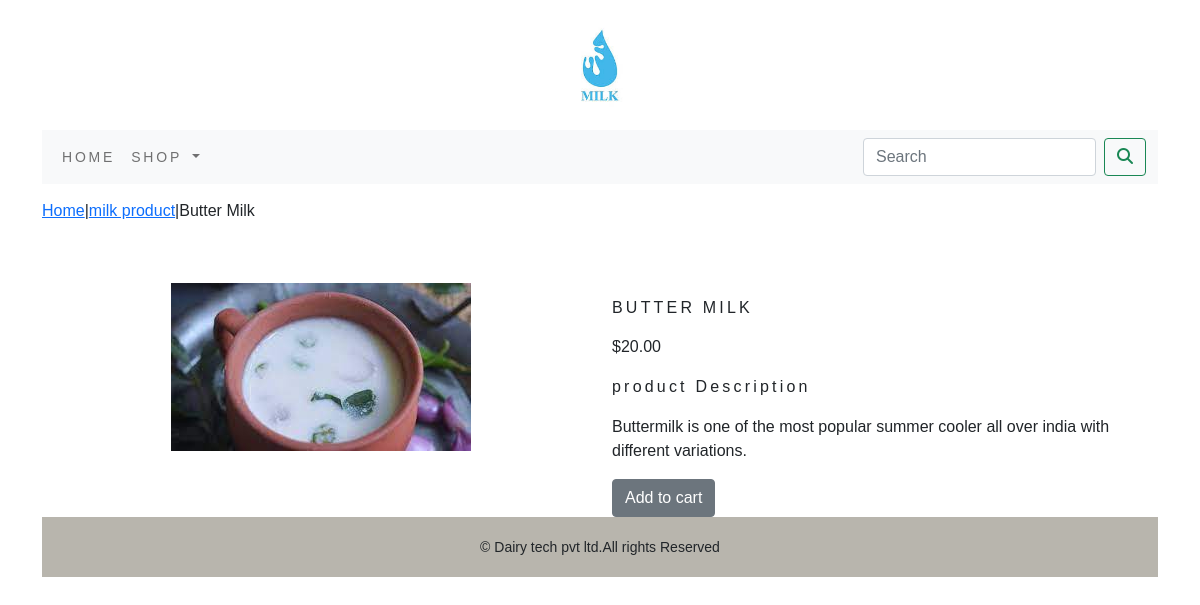
The app's page /shopapp/milk-product/butter-milk/ with its own data.
### shopapp/models.py (models this page shows, shortened)
class Product(models.Model):
    name=models.CharField(max_length=250,unique=True)
    slug=models.SlugField(max_length=250,unique=True)
    description=models.TextField(blank=True)
    price=models.DecimalField(max_digits=10,decimal_places=2)
    category=models.ForeignKey(Category,on_delete=models.CASCADE)
    image=models.ImageField(upload_to='product',blank=True)
    stock=models.IntegerField()
    available=models.BooleanField(default=True)
    created=models.DateTimeField(auto_now_add=True)
    updated=models.DateTimeField(auto_now=True)
    class Meta:
        ordering=('name',)
        verbose_name='product'
        verbose_name_plural = 'products'

class Category(models.Model):
    name=models.CharField(max_length=250,unique=True)
    slug=models.SlugField(max_length=250,unique=True)
    description=models.TextField(blank=True)
    image=models.ImageField(upload_to='category',blank=True)
    class Meta:
        ordering=('name',)
        verbose_name='category'
        verbose_name_plural = 'categories'
    def get_url(self):
        return reverse('shopapp:product_by_category',args=[self.slug])
    def __str__(self):
        return '{}'. format(self.name)

### shopapp/views.py (the view)
# urls.py: path('<slug:c_slug>/<slug:product_slug>/', views.proDetail, name='prodCatdetail'),
def proDetail(request,c_slug,product_slug):
    try:
        product=Product.objects.get(category__slug=c_slug,slug=product_slug)
    except Exception as e:
        raise e
    return render(request,'product.html',{'product':product})

### cart/context_processors.py (called while the page is built)
def counter (request):
    item_count=0
    if 'admin' in request.path:
        return {}
    else:
        try:
            cart=Cart.objects.filter(cart_id=_cart_id(request))
            car_items=CartItem.objects.all().filter(cart=cart[:1])
            for cart_item in car_items:
                item_count += cart_item.quantity
        except Cart.DoesNotExist:
            item_count =0
    return dict(item_count=item_count)

### cart/views.py (called while the page is built)
def _cart_id(request):
    cart=request.session.session_key
    if not cart:
        cart=request.session.create()
    return cart

### shopapp/context_processors.py (called while the page is built)
def menu_links(request):
    links=Category.objects.all()
    return dict(links=links)

### templates/product.html (shortened to what this page needs)
{% extends 'base.html' %}
{% load static %}
{% block content %}
<div class="row my_prod_row_class">
    <div class="mx_auto">
        <p><a href="{% url 'shopapp:allProdCat' %}">Home</a>|<a href="{{product.category.get_url}}">{{product.category}}</a>|{{product.name}} </p>
    </div>
</div>
<div class="container">
<br>
<div class="row">
    <div class="col-12 col-sm-12 col-md-12 col-lg-6 text-center">
        <div style="min-width:18rem">
            <img src="{{product.image.url}}" alt="{{product.name}}">
        </div>
    </div>
        <div class="col-12 col-sm-12 col-md-12 col-lg-6">
            <div>
            <h1 class="my_prod_title">{{product.name}}</h1>
                <p>${{product.price}}</p>
            <p class="my_title">product Description</p>
            <p class="text-justify my_prod_text">{{product.description}}</p>
            {% if product.stock <= 0 %}
            <p class="text-justify my_prod_text"><b>out of stock</b></p>
            {% else %}
            <a class="btn btn-secondary" href="{% url 'cart:add_cart' product.id %}">Add to cart</a>
            {% endif %}
        </div>
        </div>
    </div>
{% endblock %}

### static/css/custom.css (style rules this page uses)
body { font-family: 'Anuphan', sans-serif; }
.my_title { font-size:16px; text_transform:uppercase; letter-spacing:.2em; }
.my_prod_row_class { padding-top:15px; padding-bottom:20px; }
.my_prod_title { font-size:16px; text-transform:uppercase; letter-spacing:.2em; padding-top:15px; padding-bottom:10px; }
.my_prod_text { padding-right:20px; }

### records on screen
Product: category "milk product", name "Butter Milk", image (picture), name "BUTTER MILK", price "20.00", description "Buttermilk is one of the most popular summer cooler all over india with different variations."
